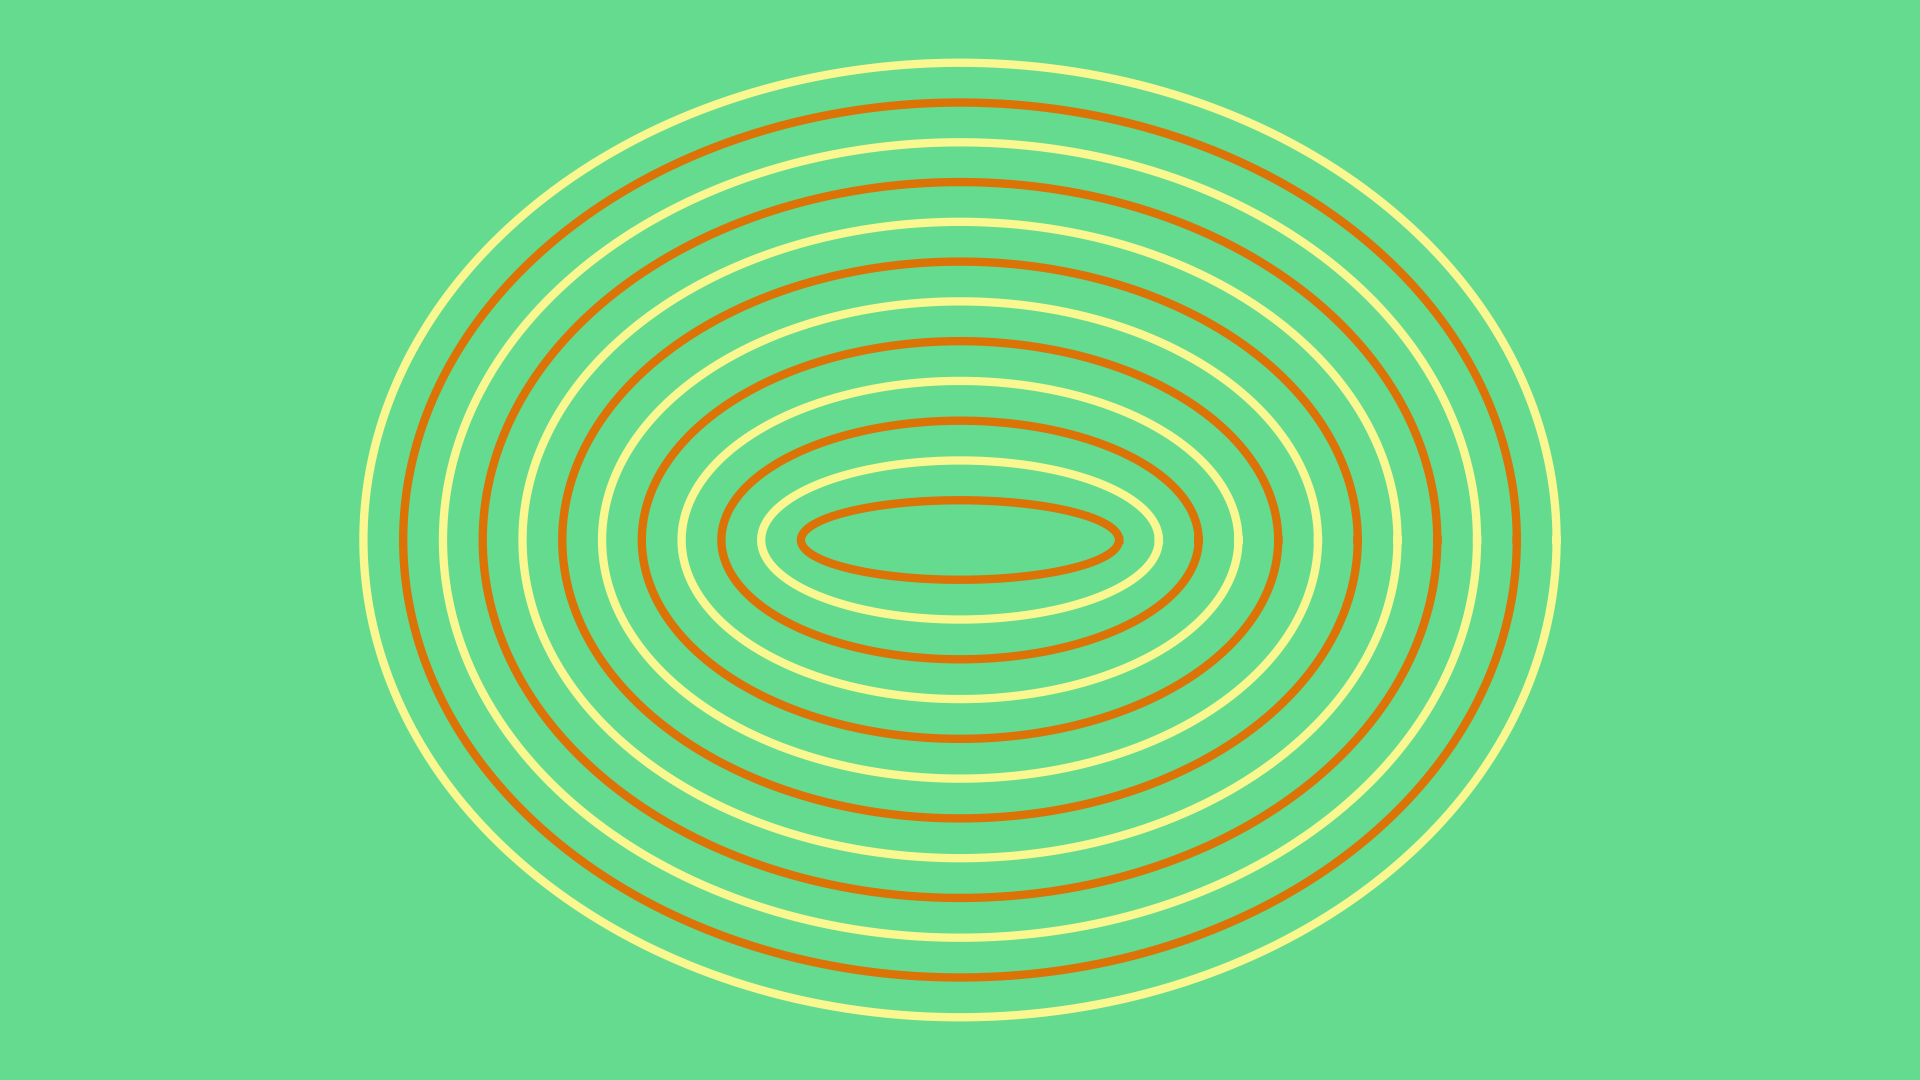

Reproduce this figure in Python.
from pathlib import Path

import matplotlib.pyplot as plt
import numpy as np


def main() -> None:
    # config
    fp: Path = Path(__file__).resolve().with_suffix(".png")
    plt.rcParams["figure.dpi"] = 100
    plt.rcParams["figure.figsize"] = [19.2, 10.8]
    # 配色バリエーション BOOK 2
    colors: list[str] = [
        "#DB7307",
        "#F9F790",
        "#64DB8F",
    ]
    # generate figure
    fig: plt.Figure
    ax: plt.Axes
    fig, ax = plt.subplots()
    # plot
    t: np.ndarray = np.linspace(0, 2*np.pi, 2001, endpoint=True)
    c: np.ndarray = np.cos(t)
    s: np.ndarray = np.sin(t)
    for i in range(12):
        x: np.ndarray = (4+i) * c
        y: np.ndarray = (1+i) * s
        ax.plot(x, y, color=colors[i%2], linewidth=6)
    # arrange
    #ax.set_xlim(-np.pi, np.pi)
    #ax.set_ylim(-1, 1)
    ax.axis("off")
    ax.set_aspect("equal")
    ax.set_facecolor(colors[-1])
    fig.set_facecolor(colors[-1])
    fig.tight_layout()
    # output
    fig.savefig(fp)
    plt.cla()
    plt.clf()
    plt.close(fig)
    return None


if __name__ == "__main__":
    main()
